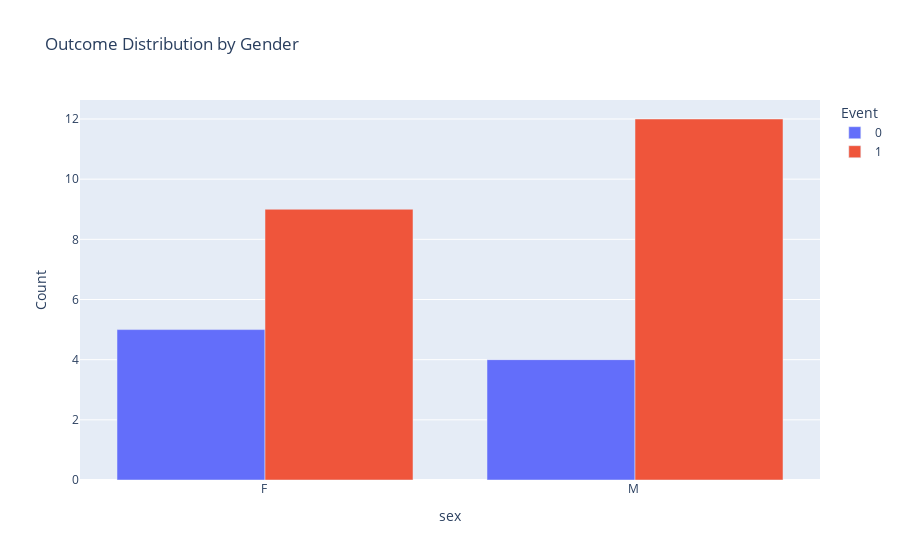

Here is the notebook cell this chart was saved with:
### Code cell
# Gender vs Outcome (Chi-square test)
if gender_cols and outcome_cols:
    print("\n" + "="*80)
    print("GENDER vs OUTCOME ANALYSIS")
    print("="*80 + "\n")
    
    # Contingency table
    contingency_table = pd.crosstab(clinical_discovery[gender_col], clinical_discovery[outcome_col])
    print("Contingency Table:")
    display(contingency_table)
    
    # Chi-square test
    chi2, p_value, dof, expected = chi2_contingency(contingency_table)
    print(f"\nChi-square Test Results:")
    print(f"  Chi-square statistic: {chi2:.4f}")
    print(f"  P-value: {p_value:.4f}")
    print(f"  Degrees of freedom: {dof}")
    print(f"  Significant: {'Yes' if p_value < 0.05 else 'No'}")
    
    # Grouped bar chart
    fig = px.bar(contingency_table, barmode='group',
                 title='Outcome Distribution by Gender',
                 labels={'value': 'Count', 'variable': 'Outcome'})
    fig.show()

### Figure 1 — Plotly figure (JSON) as saved in the notebook; plotly's stock layout.template omitted (floating-point values rounded to 4 significant figures)
{"data": [{"alignmentgroup": "True", "hovertemplate": " Event=0<br> sex=%{x}<br>Count=%{y}<extra></extra>", "legendgroup": "0", "marker": {"color": "#636efa", "pattern": {"shape": ""}}, "name": "0", "offsetgroup": "0", "orientation": "v", "showlegend": true, "textposition": "auto", "type": "bar", "x": [" F  ", " M  "], "xaxis": "x", "y": [5, 4], "yaxis": "y"}, {"alignmentgroup": "True", "hovertemplate": " Event=1<br> sex=%{x}<br>Count=%{y}<extra></extra>", "legendgroup": "1", "marker": {"color": "#EF553B", "pattern": {"shape": ""}}, "name": "1", "offsetgroup": "1", "orientation": "v", "showlegend": true, "textposition": "auto", "type": "bar", "x": [" F  ", " M  "], "xaxis": "x", "y": [9, 12], "yaxis": "y"}], "layout": {"barmode": "group", "legend": {"title": {"text": " Event"}, "tracegroupgap": 0}, "title": {"text": "Outcome Distribution by Gender"}, "xaxis": {"anchor": "y", "domain": [0, 1], "title": {"text": " sex"}}, "yaxis": {"anchor": "x", "domain": [0, 1], "title": {"text": "Count"}}}}
